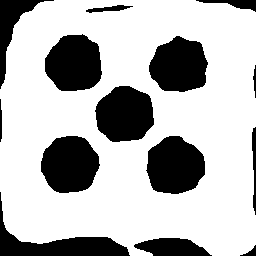
#> input picture experiments/vision/dice_dataset/die_1_228260294212600.png, 256 x 256 px
$ python -i dice_object_detection-rectified.py   (imports and definitions only)
#> lines starting #> are read from the running program, lines starting #| are printed output that depends on the picture; after the words box and inside, x2 and y2 are one past the last pixel; in counts of white or black regions, pixels touching at a corner belong together
#> further down, picture is the input picture: shape (256, 256, 3); 72.1% white; 14 black regions, largest, box (x1, y1, x2, y2) and area: (146, 136, 205, 194) 2638, (41, 136, 100, 193) 2616, (95, 86, 154, 142) 2574
### experiments/vision/dice_workspace.py
from dataclasses import dataclass

import cv2
import numpy as np


@dataclass
class Workspace:
    corners: np.ndarray
    mask: np.ndarray

    # [8 lines left out: function relative_position, not called in this run]


def find_ring_markers(gray):
    adaptive = cv2.adaptiveThreshold(
        gray, 255, cv2.ADAPTIVE_THRESH_MEAN_C, cv2.THRESH_BINARY, 15, 25
    )
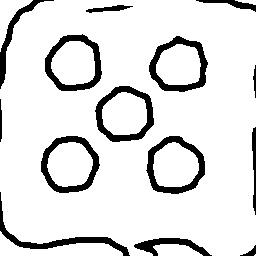
#> adaptive: shape (256, 256); 87.8% white; 14 black regions, largest, box (x1, y1, x2, y2) and area: (146, 136, 205, 194) 1022, (95, 86, 154, 142) 1011, (149, 36, 208, 92) 1008
    low_contrast = cv2.adaptiveThreshold(
        gray, 255, cv2.ADAPTIVE_THRESH_GAUSSIAN_C, cv2.THRESH_BINARY, 31, 5
    )
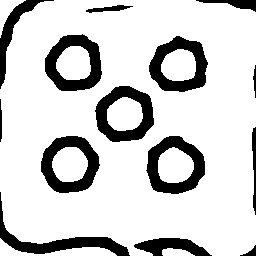
#> low_contrast: shape (256, 256); 81.5% white; 14 black regions, largest, box (x1, y1, x2, y2) and area: (146, 136, 205, 194) 1629, (41, 136, 100, 193) 1616, (45, 34, 102, 91) 1608
    _, global_threshold = cv2.threshold(
        gray, 0, 255, cv2.THRESH_BINARY_INV + cv2.THRESH_OTSU
    )
    candidates = []
    for threshold in (adaptive, low_contrast, global_threshold):
        contours, hierarchy = cv2.findContours(
            threshold, cv2.RETR_TREE, cv2.CHAIN_APPROX_SIMPLE
        )
        if hierarchy is None:
            continue
        for index, contour in enumerate(contours):
            (cx, cy), radius = cv2.minEnclosingCircle(contour)
            if not 7 <= radius <= min(gray.shape) * 0.12:
                continue
            center = np.array([cx, cy])
            nested = 0
            current = index
            while current >= 0:
                ring = contours[current]
                area = cv2.contourArea(ring)
                perimeter = cv2.arcLength(ring, True)
                if perimeter == 0:
                    break
                circularity = 4 * np.pi * area / perimeter ** 2
                if circularity < (0.83 if nested == 0 else 0.70):
                    break
                (rx, ry), _ = cv2.minEnclosingCircle(ring)
                if np.linalg.norm(np.array([rx, ry]) - center) > max(2, radius * 0.15):
                    break
                nested += 1
                current = hierarchy[0, current, 2]
            if nested >= 3:
                candidates.append((center, radius))
#> this loop made 3 passes
#> after the loop, candidates = []

    # Each ring and threshold can produce the same marker; keep its largest contour.
    markers = []
    for center, radius in sorted(candidates, key=lambda item: item[1], reverse=True):
        if not any(
            np.linalg.norm(center - other) <= max(3, other_radius * 0.25)
            for other, other_radius in markers
        ):
            markers.append((center, radius))
#> this loop made 0 passes
#> after the loop, markers = []
    return markers


def detect_workspace(frame):
    """Locate exactly four Niryo ring markers without guessing missing corners."""
    gray = cv2.cvtColor(frame, cv2.COLOR_BGR2GRAY)
    markers = find_ring_markers(gray)
#> markers = []
    if len(markers) != 4:
        return None

    centers = np.asarray([center for center, _ in markers], dtype=np.float32)
    hull = cv2.convexHull(centers).reshape(-1, 2)
    if len(hull) != 4 or cv2.contourArea(hull) < 2500:
        return None
    corners = np.int32(np.round(order_corners(hull)))
    sides = np.linalg.norm(np.roll(corners, -1, axis=0) - corners, axis=1)
    radii = [radius for _, radius in markers]
    if min(sides) < 4 * max(radii) or max(sides) / min(sides) > 4:
        return None

    mask = np.zeros(gray.shape, dtype=np.uint8)
    cv2.fillConvexPoly(mask, corners, 255)
    mask = cv2.erode(mask, np.ones((5, 5), np.uint8))
    for center, radius in markers:
        point = tuple(map(int, np.round(center)))
        cv2.circle(mask, point, int(np.ceil(radius)) + 3, 0, -1)
    return Workspace(corners, mask)


# [8 lines left out: function order_corners, not called in this run]

### experiments/vision/dice_object_detection-rectified.py
from pathlib import Path
import argparse

from pyniryo import NiryoRobot
import numpy as np
import cv2

from dice_camera_calibration import (
    CALIBRATION_FILE,
    confirmed_move,
    load_calibration,
    read_frame,
    require_pose,
    teach_calibration,
)
from dice_workspace import detect_workspace, find_ring_markers, order_corners

ROBOT_IP = "169.254.200.200"

SAVE_DIR = Path("dice_dataset")

MIN_AREA = 150
MAX_DIE_SIZE = 150
MIN_ASPECT_RATIO = 0.65

WARP_SIZE = 256
CLOSE_KERNEL_SIZE = 7
OPEN_KERNEL_SIZE = 3

ECC_ITERATIONS = 100
ECC_EPSILON = 1e-6

reference_gray = None


# [78 lines left out: functions rectify_die, align_ecc, not called in this run]


def detect_dice(frame):
    workspace = detect_workspace(frame)
    if workspace is None:
        return [], None

    x0, y0, width, height = cv2.boundingRect(workspace.corners)
    x1, y1 = x0 + width, y0 + height
    roi = frame[y0:y1, x0:x1]
    workspace_mask = workspace.mask[y0:y1, x0:x1]
    gray = cv2.cvtColor(roi, cv2.COLOR_BGR2GRAY)

    threshold, _ = cv2.threshold(
        gray[workspace_mask != 0], 0, 255, cv2.THRESH_BINARY_INV + cv2.THRESH_OTSU
    )
    _, binary = cv2.threshold(
        gray, threshold, 255, cv2.THRESH_BINARY_INV
    )

    open_kernel = np.ones(
        (OPEN_KERNEL_SIZE, OPEN_KERNEL_SIZE), np.uint8
    )
    close_kernel = np.ones(
        (CLOSE_KERNEL_SIZE, CLOSE_KERNEL_SIZE), np.uint8
    )

    binary = cv2.morphologyEx(binary, cv2.MORPH_OPEN, open_kernel)
    binary_filled = cv2.morphologyEx(binary, cv2.MORPH_CLOSE, close_kernel)

    contours, _ = cv2.findContours(
        binary_filled,
        cv2.RETR_EXTERNAL,
        cv2.CHAIN_APPROX_SIMPLE
    )

    detections = []

    for contour in contours:
        area = cv2.contourArea(contour)
        if area < MIN_AREA:
            continue

        contour_mask = np.zeros(gray.shape, dtype=np.uint8)
        cv2.drawContours(contour_mask, [contour], -1, 255, -1)
        if np.any((contour_mask != 0) & (workspace_mask == 0)):
            continue

        rect = cv2.minAreaRect(contour)
        (cx, cy), (rw, rh), angle = rect

        if rw <= 0 or rh <= 0:
            continue

        short_side = min(rw, rh)
        long_side = max(rw, rh)

        if long_side > MAX_DIE_SIZE:
            continue
        if short_side / long_side < MIN_ASPECT_RATIO:
            continue

        hull = cv2.convexHull(contour)
        hull_area = cv2.contourArea(hull)

        if hull_area == 0 or area / hull_area < 0.80:
            continue

        global_contour = contour.copy()
        global_contour[:, 0, 0] += x0
        global_contour[:, 0, 1] += y0

        center = (
            int(round(cx + x0)),
            int(round(cy + y0))
        )

        box = cv2.boxPoints(rect)
        box[:, 0] += x0
        box[:, 1] += y0
        box = np.int32(np.round(box))

        warped, warped_gray, warped_binary, _, _ = rectify_die(
            frame, global_contour
        )

        detections.append({
            "center": center,
            "workspace_position": workspace.relative_position(center),
            "angle": angle,
            "area": area,
            "size": (rw, rh),
            "contour": global_contour,
            "box": box,
            "warped": warped,
            "warped_gray": warped_gray,
            "warped_binary": warped_binary,
        })

    detections.sort(
        key=lambda die: (die["center"][1], die["center"][0])
    )

    return detections, workspace


# [233 lines left out: functions draw_detections, main, not called in this run]


# [2 lines not run here, left out]

>>> import cv2
>>> picture = cv2.imread('dice_dataset/die_1_228260294212600.png')
>>> result = detect_dice(picture)
#> result = 0 contours

$ run again, on experiments/vision/dice_dataset/die_1_228313205384000.png
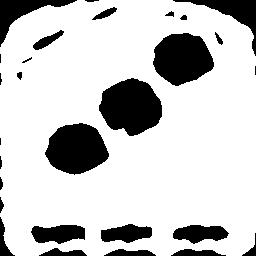
#> input picture experiments/vision/dice_dataset/die_1_228313205384000.png, 256 x 256 px
#> picture is the input picture: shape (256, 256, 3); 79.6% white; 28 black regions (5 under 20 px), largest, box (x1, y1, x2, y2) and area: (99, 78, 162, 136) 2637, (45, 123, 109, 175) 2398, (153, 33, 214, 86) 2364
#> in find_ring_markers, `adaptive = cv2.adaptiveThreshold( gray, 255, cv2.ADAPTIVE_THRESH_MEAN_..`:
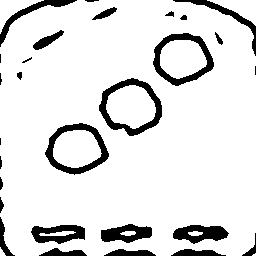
#> adaptive: shape (256, 256); 88.4% white; 28 black regions (5 under 20 px), largest, box (x1, y1, x2, y2) and area: (99, 78, 162, 136) 1025, (45, 123, 109, 175) 967, (153, 33, 214, 86) 962
#> in find_ring_markers, `low_contrast = cv2.adaptiveThreshold( gray, 255, cv2.ADAPTIVE_THRESH_G..`:
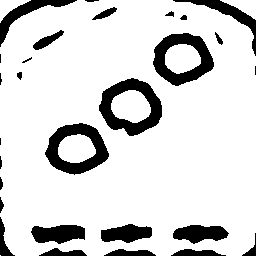
#> low_contrast: shape (256, 256); 84.6% white; 28 black regions (5 under 20 px), largest, box (x1, y1, x2, y2) and area: (99, 78, 162, 136) 1651, (45, 123, 109, 175) 1552, (153, 33, 214, 86) 1535
#> the loop in find_ring_markers, `for threshold in (adaptive, low_contrast, global_threshold):` made 3 passes
#> after the loop in find_ring_markers, `for threshold in (adaptive, low_contrast, global_threshold):`: candidates = []
#> result = 0 contours

$ run again, on experiments/vision/dice_dataset/die_1_228322408044000.png
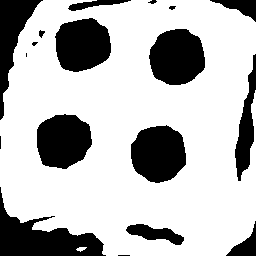
#> input picture experiments/vision/dice_dataset/die_1_228322408044000.png, 256 x 256 px
#> picture is the input picture: shape (256, 256, 3); 73% white; 18 black regions (4 under 20 px), largest, box (x1, y1, x2, y2) and area: (0, 187, 106, 256) 3006, (131, 125, 186, 183) 2487, (149, 29, 205, 85) 2473
#> in find_ring_markers, `adaptive = cv2.adaptiveThreshold( gray, 255, cv2.ADAPTIVE_THRESH_MEAN_..`:
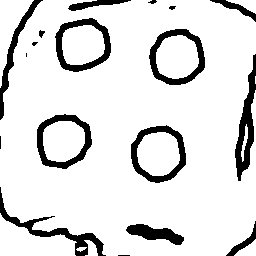
#> adaptive: shape (256, 256); 87.5% white; 18 black regions (4 under 20 px), largest, box (x1, y1, x2, y2) and area: (235, 54, 256, 181) 1086, (0, 187, 106, 256) 1030, (149, 29, 205, 85) 974
#> in find_ring_markers, `low_contrast = cv2.adaptiveThreshold( gray, 255, cv2.ADAPTIVE_THRESH_G..`:
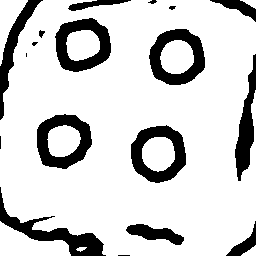
#> low_contrast: shape (256, 256); 81.9% white; 18 black regions (4 under 20 px), largest, box (x1, y1, x2, y2) and area: (0, 187, 106, 256) 1606, (131, 125, 186, 183) 1565, (149, 29, 205, 85) 1559
#> the loop in find_ring_markers, `for threshold in (adaptive, low_contrast, global_threshold):` made 3 passes
#> after the loop in find_ring_markers, `for threshold in (adaptive, low_contrast, global_threshold):`: candidates = []
#> result = 0 contours

$ run again, on experiments/vision/dice_dataset/die_1_228328682815400.png
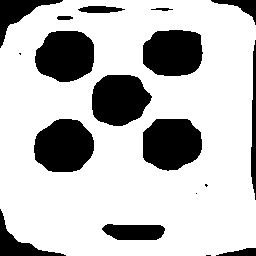
#> input picture experiments/vision/dice_dataset/die_1_228328682815400.png, 256 x 256 px
#> picture is the input picture: shape (256, 256, 3); 75.2% white; 18 black regions (4 under 20 px), largest, box (x1, y1, x2, y2) and area: (34, 119, 94, 172) 2517, (143, 119, 202, 171) 2504, (35, 31, 94, 82) 2429
#> in find_ring_markers, `adaptive = cv2.adaptiveThreshold( gray, 255, cv2.ADAPTIVE_THRESH_MEAN_..`:
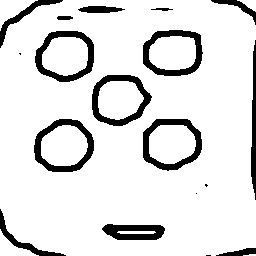
#> adaptive: shape (256, 256); 88% white; 18 black regions (4 under 20 px), largest, box (x1, y1, x2, y2) and area: (143, 119, 202, 171) 995, (34, 119, 94, 172) 992, (35, 31, 94, 82) 977
#> in find_ring_markers, `low_contrast = cv2.adaptiveThreshold( gray, 255, cv2.ADAPTIVE_THRESH_G..`:
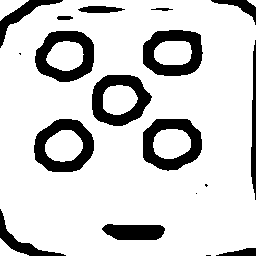
#> low_contrast: shape (256, 256); 82.7% white; 18 black regions (4 under 20 px), largest, box (x1, y1, x2, y2) and area: (34, 119, 94, 172) 1584, (143, 119, 202, 171) 1581, (35, 31, 94, 82) 1561
#> the loop in find_ring_markers, `for threshold in (adaptive, low_contrast, global_threshold):` made 3 passes
#> after the loop in find_ring_markers, `for threshold in (adaptive, low_contrast, global_threshold):`: candidates = []
#> result = 0 contours
